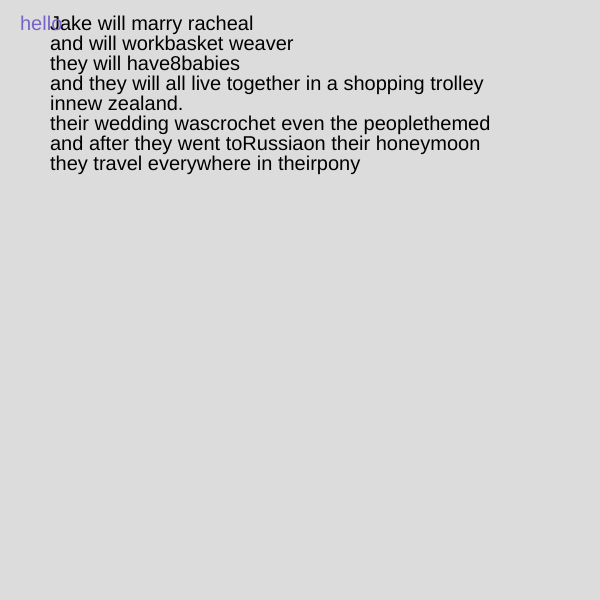
Frame 1 (no input)
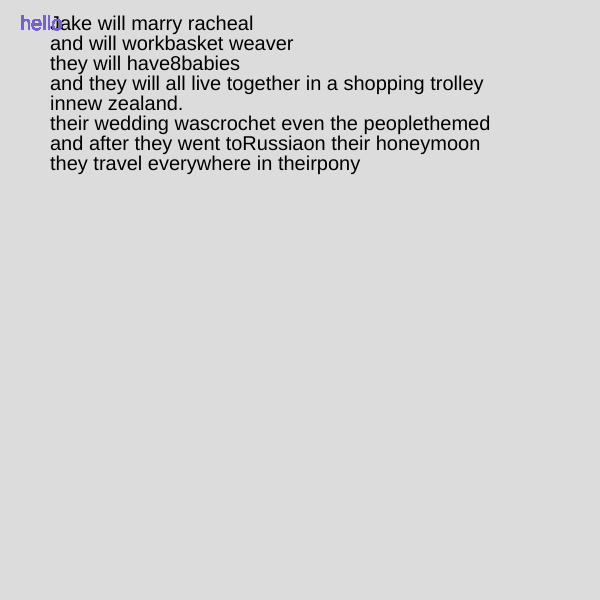
Frame 60 (no input)
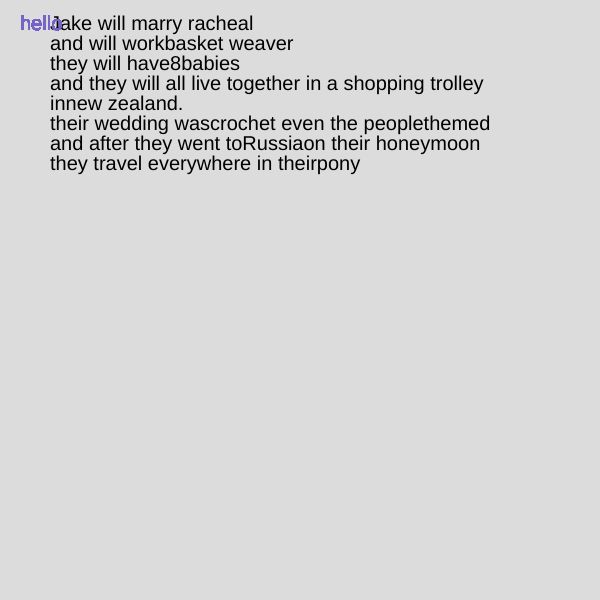
Frame 120 (the mouse pressed at the canvas centre since frame 60)

The p5.js sketch that drew these frames (run headless with seeded random() and noise() and a simulated clock; from frame 60 on, the mouse is pressed at the canvas centre):

// p5.js sketch
// ── sketch.js
let name = ['Esti', 'Hev', 'Jamie', 'Box', 'Jake', 'Gus'];
let partner = [ 'Will Smith', 'Beyonce', 'Jodie', 'Jeff Bezos', 'Scott', 'racheal', 'P J harvey', 'Marget Thatchers rotting corpse', 'Boris JOhnson left foot', ' a cup', 'shark', 'bass hunter', 'kascadia', 'skrillex', 'Jared Lee', 'Ozzy Osbourne', 'Heather', 'Jamie', 'Rebecca', 'Jules Holland', 'Toe nail', 'Sonos', 'Karl', 'Katie', 'Molly', 'Tom', 'Jake',];
let job =['work at Isla Ray', 'famous movie star', 'punk band lord', 'sea lord', 'aristocrat', 'pickpocket', 'bungee jump operator', 'sumbarine man', 'naavy', 'pirate', 'steal Jamies Job', 'locksmith', 'bow and arrow hunter', 'paint the yellow lines on the street', 'green box operator', 'basket weaver', 'therapist', 'dermatoligist', 'geanacologist', 'urologist', 'toe masoose'];
let babiesN = [0, 42, 12, 8, 2 , 3 , 5, 7, 'ant colony', 'primodial soup'];
let house = ['hobbit hole', 'lighthouse', 'James Camerons house', 'titanic', 'igloo', 'Isla Ray', 'big Shoe', 'Hev right eye', 'hole', ' carboard kingdom', 'jelly bouncy castle', 'meatball', 'jamies shoes', 'top of the mountain', 'tattoo parlour', 'brothel', 'amazon factory', 'under a speed bump', 'shopping trolley', 'sky garden', 'treehouse', 'rocket', 'the moon'];
let country = ['new zealand', 'UK', 'Ghana',];
let weddingtheme= ['underwater', 'harry potter', 'sausage', 'crochet even the people', 'burp', 'saftey pin', 'black and gild', 'auttumn pinterest board', 'Isla Ray Basment', 'bird nest', 'treehouse', 'beach', 'woods', ];
let honeymoon = ['go to ASDA', 'Ghana', 'Russia', 'Egypt', 'divorce office', 'the hospitcal', 'the job centre', 'Isla Ray', 'pillow factory', 'stay in bed', 'get shrunk and go into heather belly', 'swim in th avocado', 'pond',];
let vehicle = ['ferrari', 'quad bike', 'motor bike', 'pony', 'pogostick', 'shopping trolley', 'lime bike', 'dream friend', 'dream converible', 'death chair', 'desk chair', 'brother piggy back', 'suitcase', 'running really fast',]; 
// let groombrides = [];

function setup() {
    createCanvas(600, 600);
    background(220);
    textSize(20);
    let nameran = random(name)
    let partnerran = random(partner);
    let jobran = random(job);
    let babiesNran = random(babiesN);
    let houseran = random(house);
    let countryran = random(country);
    let weddingthemeran = random(weddingtheme);
    let honeymoonran = random(honeymoon);
    let vehicleran = random(vehicle);
    text( nameran + ' will marry ' + partnerran, 50, 30);
    text('and will work' + jobran, 50, 50);
    text('they will have' + babiesNran + 'babies', 50, 70 );
    text('and they will all live together in a ' + houseran, 50, 90);
    text('in' + countryran +'.', 50, 110);
    text('their wedding was' + weddingthemeran + 'themed', 50, 130);
    text('and after they went to' + honeymoonran + 'on their honeymoon', 50, 150)
    text('they travel everywhere in their' + vehicleran, 50, 170);
//  text('and the consequence was they', 50, 120);
//     text(Rconsequence, 50, 130);

    
  }
  
  function draw() {
    fill(120, 100, 200);
    text('hello', 20, 30);
  }
